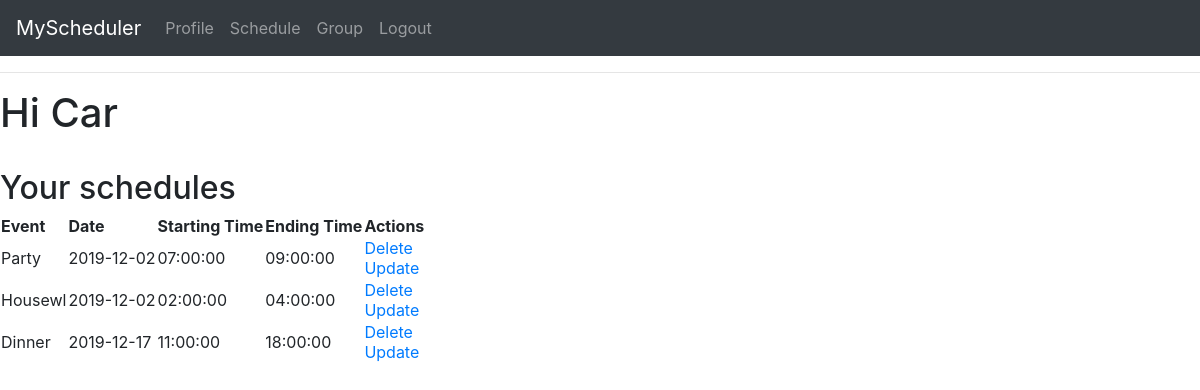
The page /userpage/Car (signed in) on the database as committed earlier.
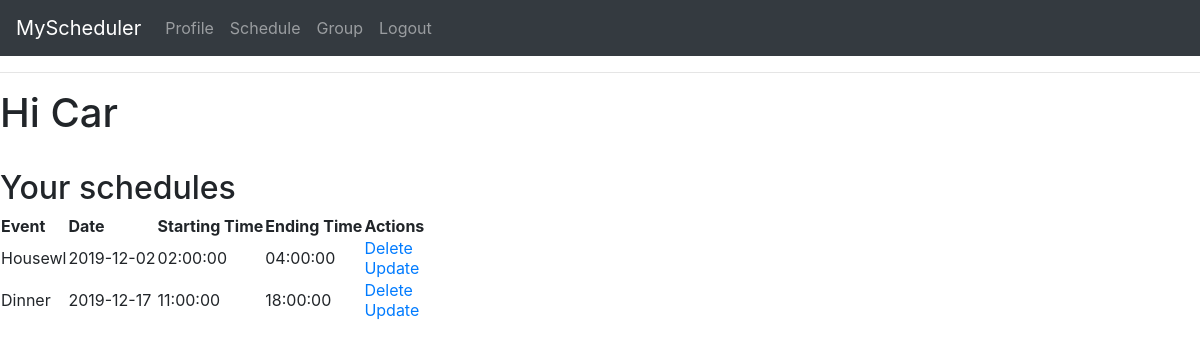
The same page on the database as committed later.
### app/models.py (models this page shows, shortened)
class User(UserMixin,db.Model):
    id=db.Column(db.Integer,primary_key=True)
    username = db.Column(db.String(64), index=True, unique=True)
    email = db.Column(db.String(128), index=True, unique=True)
    password_hash = db.Column(db.String(128))
    events = db.relationship('Event', backref='user', lazy = 'dynamic')

class Event(db.Model):
    id = db.Column(db.Integer, primary_key=True)
    event_name = db.Column(db.String(128))
    event_date = db.Column(db.DateTime)
    event_timeEnd = db.Column(db.DateTime)
    event_timeStart=db.Column(db.DateTime)
    user_id = db.Column(db.Integer, db.ForeignKey('user.id'))

### app/routes.py (the view)
@app.route('/userpage/<username>')
@login_required
def userpage(username):
    user=User.query.filter_by(username=username).first_or_404()
    e= Event.query.filter_by(user_id=user.id).all()
    return render_template('userpage.html',user=user, title= 'Profile',e=e)

### app/models.py (called while the page is built)
@login.user_loader
def load_user(id):
    return User.query.get(int(id))

### app/templates/userpage.html
{% extends "base.html" %}
{% block content %}
    <h1>Hi {{user.username}} </h1>
	<br><h2> Your schedules <h2>
<p>
	<table>
        <tr>
            <th> Event </th>
            <th> Date </th>
            <th> Starting Time </th>
			<th> Ending Time </th>
			<th> Actions </th>
        </tr>
        {% for data in e %}
            <tr>
                <td>{{ data.event_name }}</td>
                <td>{{ data.event_date.date() }}</td>
				<td>{{ data.event_timeStart.time() }}</td>
				<td>{{ data.event_timeEnd.time() }}</td>
                <td>
                    <a href="/delete/{{data.id}}">Delete</a>
                    <br>
                    <a href="/edit/{{data.id}}">Update</a>
                </td>
            </tr>
        {% endfor %}
    </table>
	</p>
{% endblock %}:

### app/templates/base.html (shortened to what this page needs)
<html>
    <head>
		<link rel="stylesheet" href="https://stackpath.bootstrapcdn.com/bootstrap/4.3.1/css/bootstrap.min.css">
    </head>
    <body class='.bg-light'>
        <div>
			<nav class="navbar navbar-expand-lg navbar-dark bg-dark">
				<a class="navbar-brand" href="#">MyScheduler</a>
				<div class="collapse navbar-collapse" id="navbarNavAltMarkup">
					<div class="navbar-nav">
						{% if current_user.is_anonymous %}
						<a class="nav-item nav-link" href="{{ url_for('home') }}">Home</a>
						<a class="nav-item nav-link" href="{{ url_for('login') }}">Login</a>
						<a class="nav-item nav-link" href="{{ url_for('register') }}">Register</a>
						{% else %}
						<a class="nav-item nav-link" href="{{ url_for('userpage', username=current_user.username)}}">Profile</a>
						<a class="nav-item nav-link" href="{{ url_for('create') }}">Schedule</a>
						<a class="nav-item nav-link" href="{{ url_for('groups') }}">Group</a>
						<a class="nav-item nav-link" href="{{ url_for('logout') }}">Logout</a>
						{% endif %}
					</div>
				</div>
			</nav>
        </div>
        <hr>
        {% block content %}
		{% endblock %}
    </body>
</html>

Rows that differ between the two databases and show on the page:
removed Event: event_name "Party", event_date "2019-12-02", event_timeStart.time "07:00:00", event_timeEnd.time "09:00:00"
